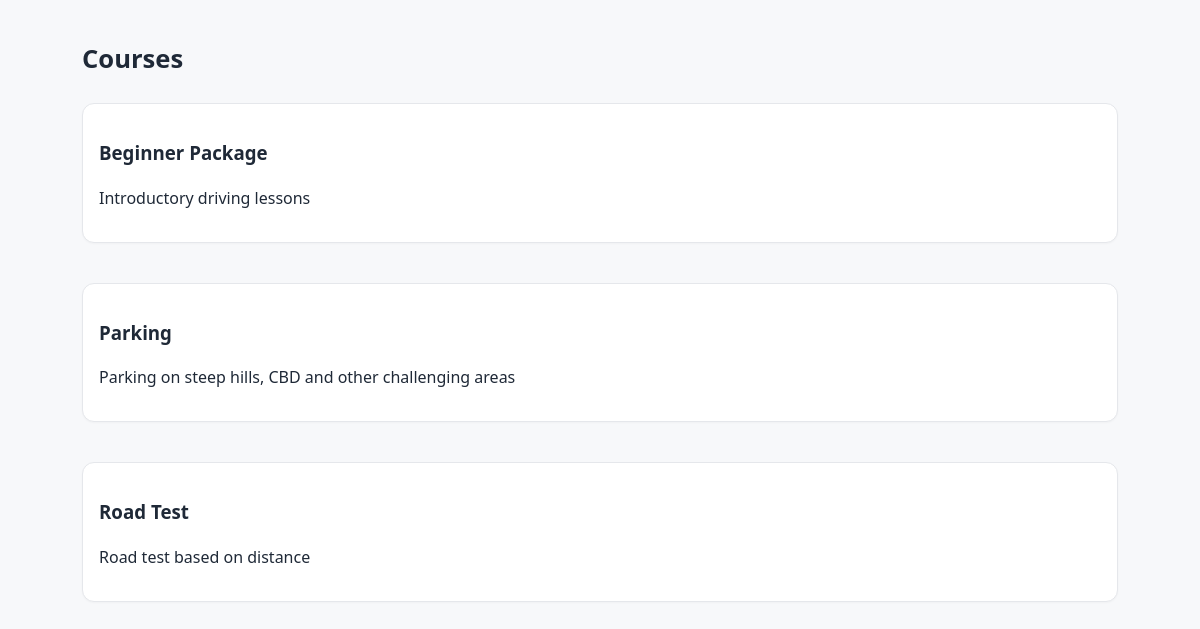
The page /public/site/courses.php on the database its author committed.
### tables this page shows
CREATE TABLE `courses` (
  `id` int(11) NOT NULL,
  `branch_id` int(11) DEFAULT NULL,
  `name` varchar(150) NOT NULL,
  `description` text DEFAULT NULL,
  `price_cents` int(11) NOT NULL DEFAULT 0,
  `lessons_count` int(11) NOT NULL DEFAULT 0,
  `total_hours` decimal(5,2) NOT NULL DEFAULT 0.00,
  `is_active` tinyint(1) NOT NULL DEFAULT 1,
  `created_at` timestamp NOT NULL DEFAULT current_timestamp()
);

### php/Core/Database.php (called while the page is built, shortened)
<?php
class Database
{
    private static ?PDO $pdo = null;
    public static function pdo(): PDO
    {
        if (self::$pdo === null) {
            $dsn = "mysql:host=" . Config::DB_HOST . ";dbname=" . Config::DB_NAME . ";charset=" . Config::DB_CHARSET;
            $options = [
                PDO::ATTR_ERRMODE => PDO::ERRMODE_EXCEPTION,
                PDO::ATTR_DEFAULT_FETCH_MODE => PDO::FETCH_ASSOC,
                PDO::ATTR_EMULATE_PREPARES => false,
            ];
            try {
                self::$pdo = new PDO($dsn, Config::DB_USER, Config::DB_PASS, $options);
            } catch (PDOException $e) {
                http_response_code(500);
                die("Database connection failed: " . htmlspecialchars($e->getMessage(), ENT_QUOTES, 'UTF-8'));
            }
        }
        return self::$pdo;
    }
}

### php/Models/Course.php (called while the page is built, shortened)
<?php
class Course
{
    public static function all(): array {
        $sql = "SELECT c.*, b.name AS branch_name FROM courses c LEFT JOIN branches b ON b.id=c.branch_id ORDER BY c.name";
        return Database::pdo()->query($sql)->fetchAll(PDO::FETCH_ASSOC);
    }
}

### public/site/courses.php (the view, shortened to what this page needs)
<?php
require_once __DIR__ . '/../../php/Core/Database.php';
require_once __DIR__ . '/../../php/Models/Course.php';
$courses = Models\Course::all();
?>
<!doctype html>
<html lang="en">
<head>
  <link rel="stylesheet" href="../../assets/css/main.css">
</head>
<body>
<main class="container">
  <h1>Courses</h1>
  <div class="grid grid-3">
    <?php foreach ($courses as $c): ?>
      <div class="card">
        <h3><?= htmlspecialchars($c['name'] ?? 'Course') ?></h3>
        <p><?= nl2br(htmlspecialchars($c['description'] ?? '')) ?></p>
      </div>
    <?php endforeach; if (empty($courses)): ?>
      <p>No courses available yet.</p>
    <?php endif; ?>
  </div>
</main>
</body>
</html>

### assets/css/main.css (style rules this page uses)
:root { --bg:#f7f8fa; --card:#ffffff; --text:#1f2937; --muted:#6b7280; --primary:#2563eb; --primary-600:#1d4ed8; --border:#e5e7eb; --accent:#10b981; --danger:#ef4444; }
* { box-sizing:border-box }
html,body { height:100% }
body { margin:0; font-family:system-ui,-apple-system,Segoe UI,Roboto,Ubuntu,Cantarell,Noto Sans,sans-serif; color:var(--text); background:var(--bg); line-height:1.5; }
.container { max-width:1100px;margin:5px auto;padding:2rem }
.card { background:var(--card);border:1px solid var(--border);border-radius:12px;padding:1rem;margin:.75rem 0;box-shadow:0 1px 2px rgba(0,0,0,.03) }
.grid { display:grid;gap:1rem }
h1 { font-size:1.6rem;margin:.2rem 0 .8rem }

### rows shown on the page
courses: name "Beginner Package", description "Introductory driving lessons"
courses: name "Parking", description "Parking on steep hills, CBD and other challenging areas"
courses: name "Road Test", description "Road test based on distance"
